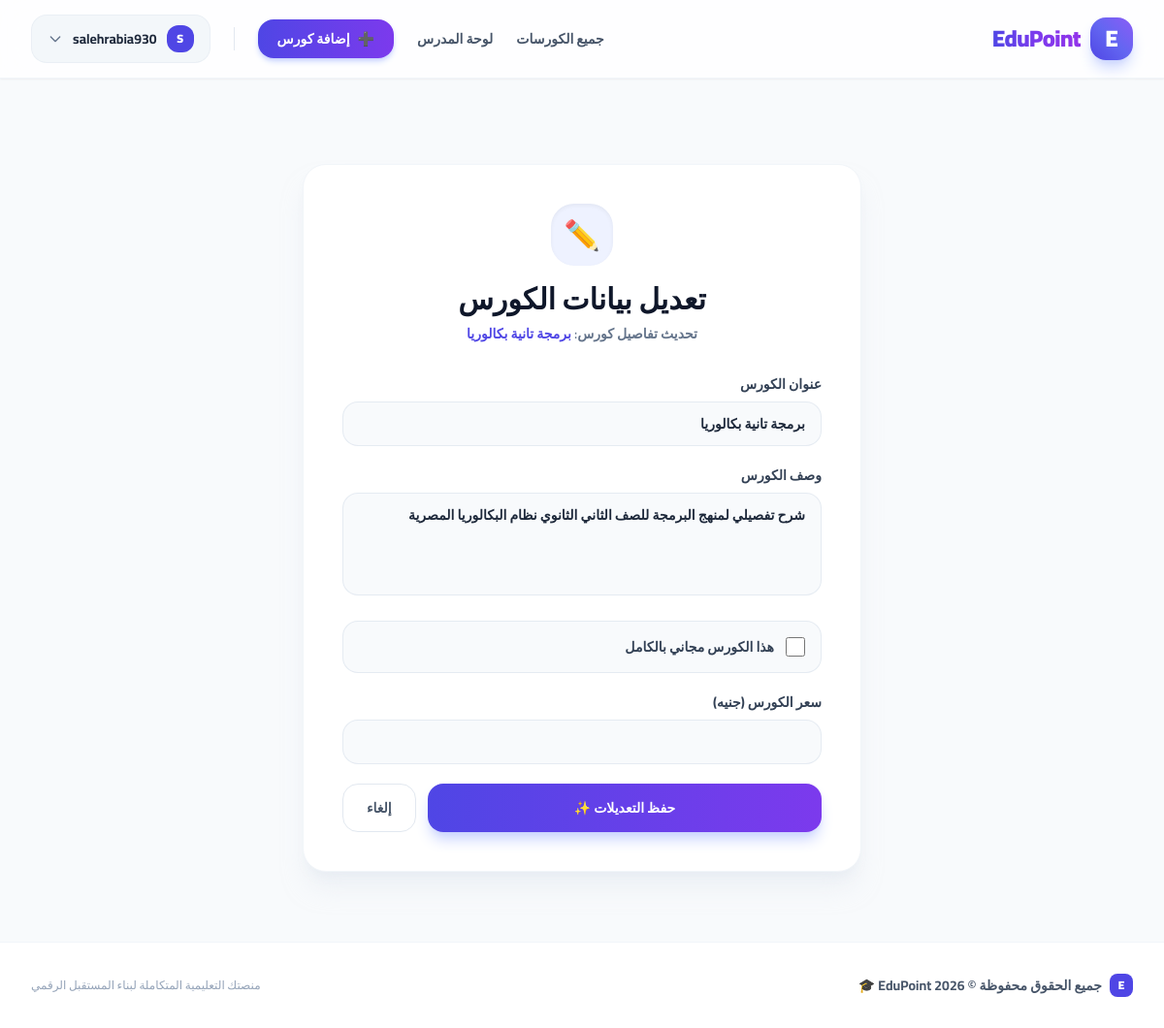
The app's page /course/2/edit/ (signed in) with its own data.
### courses/models.py (models this page shows, shortened)
class Course(models.Model):
  title = models.CharField(max_length=200)
  description = models.TextField()
  instructor = models.ForeignKey(
      User, on_delete=models.CASCADE, related_name='courses'
  )
  price = models.DecimalField(max_digits=8, decimal_places=2, default=0.00)
  is_free = models.BooleanField(default=True)
  created_at = models.DateTimeField(auto_now_add=True)

### courses/views.py (the view, shortened to what this page needs)
# urls.py: path('course/<int:course_pk>/edit/', views.edit_course, name='edit_course'),
@login_required
def edit_course(request, course_pk):
  course = get_object_or_404(Course, pk=course_pk)
  if course.instructor != request.user:
    messages.error(request, 'غير مسموح لك بتعديل هذا الكورس.')
    return redirect('instructor_dashboard')
  return render(request, 'courses/edit_course.html', {'course': course})

### templates/courses/edit_course.html (shortened to what this page needs)
{% extends 'base.html' %}
{% block content %}
<div class="max-w-xl mx-auto bg-white p-6 sm:p-10 rounded-3xl shadow-xl shadow-slate-200/50 border border-slate-100 my-4 sm:my-8">
    <div class="text-center mb-8">
        <div class="w-16 h-16 rounded-3xl bg-indigo-50 text-indigo-600 flex items-center justify-center mx-auto text-3xl mb-4 shadow-inner">
            ✏️
        </div>
        <h1 class="text-2xl sm:text-3xl font-black text-slate-900 mb-2">تعديل بيانات الكورس</h1>
        <p class="text-slate-500 text-xs sm:text-sm font-semibold">تحديث تفاصيل كورس: <span class="font-bold text-indigo-600">{{ course.title }}</span></p>
    </div>
    <form method="POST" class="space-y-5">
        <div>
            <label class="block text-xs sm:text-sm font-bold text-slate-700 mb-2">عنوان الكورس</label>
            <input type="text" name="title" value="{{ course.title }}" required class="w-full bg-slate-50 border border-slate-200/80 rounded-2xl px-4 py-3 text-slate-800 text-sm font-semibold focus:ring-4 focus:ring-indigo-100 focus:border-indigo-500 outline-none">
        </div>
        <div>
            <label class="block text-xs sm:text-sm font-bold text-slate-700 mb-2">وصف الكورس</label>
            <textarea name="description" rows="4" required class="w-full bg-slate-50 border border-slate-200/80 rounded-2xl px-4 py-3 text-slate-800 text-sm font-semibold focus:ring-4 focus:ring-indigo-100 focus:border-indigo-500 outline-none resize-none">{{ course.description }}</textarea>
        </div>
        <div class="flex items-center space-x-reverse space-x-3 bg-slate-50 p-4 rounded-2xl border border-slate-200/80">
            <input type="checkbox" name="is_free" id="is_free" {% if course.is_free %}checked{% endif %} class="w-5 h-5 text-indigo-600 rounded-lg accent-indigo-600 cursor-pointer">
            <label for="is_free" class="text-xs sm:text-sm font-bold text-slate-700 cursor-pointer">هذا الكورس مجاني بالكامل</label>
        </div>
        <div>
            <label class="block text-xs sm:text-sm font-bold text-slate-700 mb-2">سعر الكورس (جنيه)</label>
            <input type="number" step="0.01" name="price" value="{{ course.price }}" class="w-full bg-slate-50 border border-slate-200/80 rounded-2xl px-4 py-3 text-slate-800 text-sm font-semibold focus:ring-4 focus:ring-indigo-100 outline-none">
        </div>
        <div class="flex gap-3">
            <button type="submit" class="flex-1 bg-gradient-to-r from-indigo-600 to-violet-600 text-white font-bold py-3.5 rounded-2xl shadow-lg shadow-indigo-200 text-sm hover:opacity-95 transition">
                حفظ التعديلات ✨
            </button>
            <a href="{% url 'instructor_dashboard' %}" class="px-6 py-3.5 rounded-2xl border border-slate-200 text-slate-600 font-bold text-sm hover:bg-slate-50 transition text-center">
                إلغاء
            </a>
        </div>
    </form>
</div>
{% endblock %}

### templates/base.html (shortened to what this page needs)
<!DOCTYPE html>
<html lang="ar" dir="rtl">
<head>
    <script src="https://cdn.tailwindcss.com"></script>
</head>
<body class="bg-slate-50 text-slate-800 flex flex-col min-h-screen selection:bg-indigo-500 selection:text-white antialiased">
    <nav class="bg-white/80 backdrop-blur-lg shadow-sm border-b border-slate-100 sticky top-0 z-50 transition-all duration-300" x-data="{ mobileMenuOpen: false }">
        <div class="max-w-7xl mx-auto px-4 sm:px-6 lg:px-8">
            <div class="flex justify-between h-20 items-center">
                <div class="flex items-center space-x-reverse space-x-3">
                    <a href="{% url 'course_list' %}" class="flex items-center space-x-reverse space-x-2.5 group">
                        <div class="w-11 h-11 rounded-2xl bg-gradient-to-tr from-indigo-600 via-indigo-500 to-violet-500 flex items-center justify-center text-white text-2xl font-black shadow-lg shadow-indigo-200 group-hover:scale-105 group-hover:rotate-3 transition duration-300">
                            E
                        </div>
                        <span class="text-2xl font-black bg-gradient-to-r from-indigo-600 via-violet-600 to-purple-600 bg-clip-text text-transparent tracking-tight">EduPoint</span>
                    </a>
                </div>
                <div class="hidden md:flex items-center space-x-reverse space-x-6">
                    <a href="{% url 'course_list' %}" class="text-slate-600 hover:text-indigo-600 font-bold text-sm transition-colors duration-200">جميع الكورسات</a>
                    {% if user.is_authenticated %}
                        {% if user.userprofile.user_type == 'instructor' %}
                            <a href="{% url 'instructor_dashboard' %}" class="text-slate-600 hover:text-indigo-600 font-bold text-sm transition-colors duration-200">لوحة المدرس</a>
                            <a href="{% url 'create_course' %}" class="bg-gradient-to-r from-indigo-600 to-violet-600 text-white px-5 py-2.5 rounded-2xl hover:from-indigo-700 hover:to-violet-700 transition duration-300 shadow-md shadow-indigo-200 hover:shadow-lg hover:shadow-indigo-300 text-sm font-bold flex items-center gap-2 group">
                                <span class="group-hover:rotate-90 transition duration-300">➕</span>
                                <span>إضافة كورس</span>
                            </a>
                        {% else %}
                            <a href="{% url 'student_dashboard' %}" class="text-slate-600 hover:text-indigo-600 font-bold text-sm transition-colors duration-200">كورساتي</a>
                        {% endif %}
                        <div class="relative" x-data="{ open: false }">
                            <button @click="open = !open" @click.away="open = false" class="flex items-center gap-2.5 bg-slate-100/80 hover:bg-slate-200/80 text-slate-800 font-bold text-sm px-4 py-2.5 rounded-2xl transition duration-200 outline-none border border-slate-200/50">
                                <div class="w-7 h-7 rounded-xl bg-indigo-600 text-white flex items-center justify-center text-xs font-black">
                                    {{ user.username|slice:":1"|upper }}
                                </div>
                                <span class="truncate max-w-[120px]">{{ user.username }}</span>
                                <svg class="w-4 h-4 text-slate-500 transition-transform duration-200" :class="{ 'rotate-180': open }" fill="none" stroke="currentColor" viewBox="0 0 24 24"><path stroke-linecap="round" stroke-linejoin="round" stroke-width="2" d="M19 9l-7 7-7-7"></path></svg>
                            </button>
                        </div>
                    {% endif %}
                </div>
            </div>
        </div>
    </nav>
    <main class="flex-grow max-w-7xl w-full mx-auto px-4 sm:px-6 lg:px-8 py-6 sm:py-10">
        {% block content %}{% endblock %}
    </main>
    <footer class="bg-white border-t border-slate-100 py-8 text-slate-400 text-sm mt-auto">
        <div class="max-w-7xl mx-auto px-4 sm:px-6 lg:px-8 flex flex-col sm:flex-row items-center justify-between gap-4 text-center sm:text-right">
            <div class="flex items-center gap-2">
                <div class="w-6 h-6 rounded-lg bg-indigo-600 text-white flex items-center justify-center text-xs font-black">E</div>
                <p class="font-bold text-slate-600">جميع الحقوق محفوظة &copy; 2026 EduPoint 🎓</p>
            </div>
            <p class="text-xs text-slate-400">منصتك التعليمية المتكاملة لبناء المستقبل الرقمي</p>
        </div>
    </footer>
</body>
</html>

### templates/base.html (style rules this page uses)
body { font-family: 'Cairo', sans-serif; }

### records on screen
Course: title "برمجة تانية بكالوريا", description "شرح تفصيلي لمنهج البرمجة للصف الثاني الثانوي نظام البكالوريا المصرية"

### other values on screen
{{ user.username|slice:":1"|upper }} "S"
{{ user.username }} "salehrabia930"
